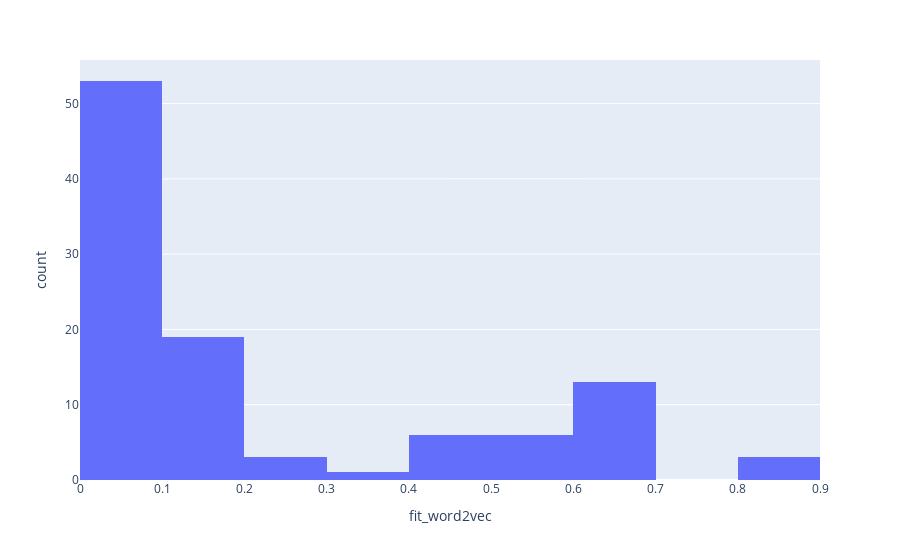

Notebook code cell kept with this figure:
### Code cell
fig = px.histogram(df['fit_word2vec'], x="fit_word2vec")
fig

### Figure 1 — Plotly figure (JSON) as saved in the notebook; plotly's stock layout.template omitted (floating-point values rounded to 4 significant figures)
{"data": [{"alignmentgroup": "True", "bingroup": "x", "hovertemplate": "fit_word2vec=%{x}<br>count=%{y}<extra></extra>", "legendgroup": "", "marker": {"color": "#636efa", "pattern": {"shape": ""}}, "name": "", "offsetgroup": "", "orientation": "v", "showlegend": false, "type": "histogram", "x": [0.02758, 0.05005, 0.6632, 0.126, 0.07579, 0.6451, 0.0224, 0.09796, 0.0224, 0.5532, 0.07011, 0.03224, 0.1288, 0.02758, 0.02758, 0.05005, 0.6632, 0.126, 0.02758, 0.05005, 0.6632, 0.126, 0.07579, 0.6451, 0.0224, 0.09796, 0.4642, 0.8394, 0.4642, 0.8394, 0.02758, 0.05005, 0.6632, 0.126, 0.07579, 0.6451, 0.0224, 0.09796, 0.0224, 0.5532, 0.07011, 0.03224, 0.1288, 0.02758, 0.05005, 0.6632, 0.126, 0.07579, 0.6451, 0.0224, 0.09796, 0.0224, 0.5532, 0.07011, 0.03224, 0.1288, 0.02758, 0.6632, 0.126, 0.6451, 0.09796, 0.5532, 0.07011, 0.03224, 0.1288, 0.07329, 0.1796, 0.1508, 0.4591, 0.05226, 0.1645, 0.07279, 0.4316, 0.1331, 0.04763, 0.407, 0.1416, 0.2043, 0.05183, 0.08124, 0.4707, 0.5404, 0.08641, 0.08922, 0.04038, 0.05928, 0.1152, 0.1706, 0.5717, 0.102, 0.04838, 0.2749, 0.0786, 0.6391, 0.07232, 0.04081, 0.6632, 0.02071, 0.8862, 0.3833, 0.2043, 0.157, 0.07214, 0.08058], "xaxis": "x", "yaxis": "y"}], "layout": {"autosize": true, "barmode": "relative", "legend": {"tracegroupgap": 0}, "margin": {"t": 60}, "xaxis": {"anchor": "y", "autorange": true, "domain": [0, 1], "range": [6.939e-17, 0.9], "title": {"text": "fit_word2vec"}, "type": "linear"}, "yaxis": {"anchor": "x", "autorange": true, "domain": [0, 1], "range": [0, 55.79], "title": {"text": "count"}}}}
